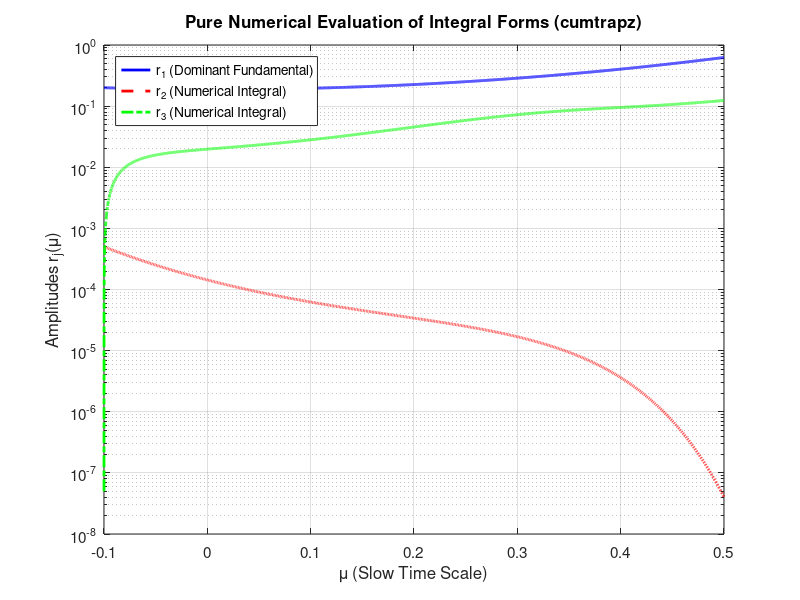

MATLAB code to generate this figure: (Note: this script raises an error after producing the figure.)
clear; clc;

load('dominant_modes.mat')

%% This scripts attempts to estimate solutions to the Galerkin projections
% of the first three modes assuming the amplitude of the first mode is 
% significantly larger than the other two. This scripts finds that the they
% do not agree with the data to a significant degree.

%% 1. Define Parameters and Anonymous Function f
f = @(k) (k/10)^2; 
epsilon = EP;
mu0_orig = mu0;
mu0 = -0.1;
mu_max = 0.5;        
num_points = 10000;   % Higher resolution for precise numerical integration

% Initial conditions
r1_0 = 2e-1;          
r2_0 = 5e-4;         
r3_0 = 5e-8;        

%% 2. Generate Grid and Linear Growth Rates
mu = linspace(mu0, mu_max, num_points);

lambda1 = mu .* f(1) - f(1)^2;
lambda2 = mu .* f(2) - f(2)^2;
lambda3 = mu .* f(3) - f(3)^2;

%% 3. Compute r1(\mu) Numerically
% \int_{mu0}^{mu} lambda1(x) dx
int_lambda1 = cumtrapz(mu, lambda1); 
r1 = r1_0 .* exp(int_lambda1 ./ epsilon);

%% 4. Compute r2(\mu) Numerically
% Integrand: \lambda_2(x) - 6*f(2)*r1^2(x)
integrand_r2 = lambda2 - 6 * f(2) * (r1.^2);
int_integrand_r2 = cumtrapz(mu, integrand_r2);

r2 = r2_0 .* exp(int_integrand_r2 ./ epsilon);

%% 5. Compute r3(\mu) Numerically
% Integral from mu0 to mu of Lambda3
Lambda3 = lambda3 - 6 * f(3) * (r1.^2);
int_Lambda3 = cumtrapz(mu, Lambda3);

% Homogeneous component of r3
r3_H = r3_0 .* exp(int_Lambda3 ./ epsilon);

% Particular (driven) component of r3 computed via a stabilized loop
r3_P = zeros(size(mu));

for i = 1:length(mu)
    % Combine the integrals in the exponent BEFORE evaluating exp()
    % This represents: (1/epsilon) * \int_y^{mu(i)} Lambda3(x) dx
    exponent = (int_Lambda3(i) - int_Lambda3(1:i)) ./ epsilon;
    
    % Evaluate the stabilized integrand for all y <= mu(i)
    stabilized_integrand = (r1(1:i).^3) .* exp(exponent);
    
    % Integrate with respect to y (from mu0 up to current mu(i))
    if i > 1
        r3_P(i) = - (f(3) / epsilon) * trapz(mu(1:i), stabilized_integrand);
    else
        r3_P(i) = 0; % Boundary condition at mu0
    end
end

% Final combined exact numerical solution
r3 = r3_H + r3_P;

%% 6. Plotting the Purely Numerical Results
figure('Color', 'w');
semilogy(mu, abs(r1), 'b-', 'LineWidth', 2); hold on;
semilogy(mu, abs(r2), 'r--', 'LineWidth', 2);
semilogy(mu, abs(r3), 'g-.', 'LineWidth', 2);
hold off;

xlabel('\mu (Slow Time Scale)', 'FontSize', 12);
ylabel('Amplitudes r_j(\mu)', 'FontSize', 12);
title('Pure Numerical Evaluation of Integral Forms (cumtrapz)', 'FontSize', 13);
legend('r_1 (Dominant Fundamental)', 'r_2 (Numerical Integral)', 'r_3 (Numerical Integral)', ...
       'Location', 'NorthWest', 'FontSize', 10);
grid on;
set(gca, 'FontSize', 11);


amp = abs(sol.solution);
figure
plot(mu, abs(r1),  'b-', 'LineWidth', 2);hold on;
plot(mu0_orig + epsilon * sol.time, amp(2, :), 'r--', 'LineWidth', 2);
xlim([mu0_orig, MUTHR])
hold off;

figure
semilogy(mu, abs(r2),  'b-', 'LineWidth', 2); hold on;
semilogy(mu0_orig + epsilon * sol.time, amp(3, :), 'r--', 'LineWidth', 2);
xlim([mu0_orig, MUTHR])
hold off;

figure
semilogy(mu, abs(r3),  'b-', 'LineWidth', 2);hold on;
semilogy(mu0_orig + epsilon * sol.time, amp(4, :), 'r--', 'LineWidth', 2);
xlim([mu0_orig, MUTHR])
hold off;
